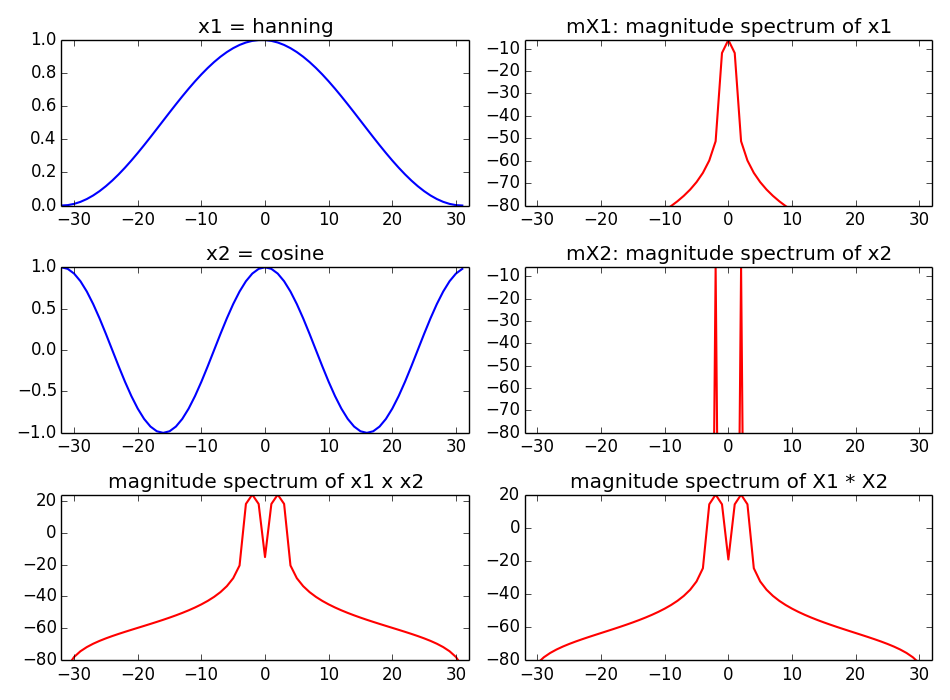

Python code for this plot:
import matplotlib.pyplot as plt
import numpy as np
from scipy.fftpack import fft, fftshift

plt.figure(1, figsize=(9.5, 7))
M = 64
N = 64
x1 = np.hanning(M)
x2 = np.cos(2*np.pi*2/M*np.arange(M))
y1 = x1*x2
mY1 = 20 * np.log10(np.abs(fftshift(fft(y1, N))))

plt.subplot(3,2,1)
plt.title('x1 = hanning')
plt.plot(np.arange(-M/2, M/2), x1, lw=1.5)
plt.axis([-M/2,M/2,0,1])

plt.subplot(3,2,3)
plt.title('x2 = cosine')
plt.plot(np.arange(-M/2, M/2),x2, lw=1.5)
plt.axis([-M/2,M/2,-1,1])

plt.subplot(3,2,5)
plt.title('magnitude spectrum of x1 x x2')
plt.plot(np.arange(-N/2, N/2),mY1, 'r', lw=1.5)
plt.axis([-N/2,N/2,-80,max(mY1)])

Y2 = np.convolve(fftshift(fft(x1, M)), fftshift(fft(x2, M)))
mY2 = 20 * np.log10(np.abs(Y2)) - 40
mX1 = 20 * np.log10(np.abs(fftshift(fft(x1, M)))/M)
mX2 = 20 * np.log10(np.abs(fftshift(fft(x2, M)))/M)

plt.subplot(3,2,2)
plt.title('mX1: magnitude spectrum of x1')
plt.plot(np.arange(-N/2, N/2),mX1, 'r', lw=1.5)
plt.axis([-N/2,N/2,-80,max(mX1)])

plt.subplot(3,2,4)
plt.title('mX2: magnitude spectrum of x2')
plt.plot(np.arange(-N/2, N/2),mX2, 'r', lw=1.5)
plt.axis([-N/2,N/2,-80,max(mX2)])

plt.subplot(3,2,6)
plt.title('magnitude spectrum of X1 * X2')
plt.plot(np.arange(-N/2, N/2),mY2[M/2:M+M/2], 'r', lw=1.5)
plt.axis([-N/2,N/2,-80,max(mY2)])

plt.tight_layout()
plt.savefig('convolution-2.png')
plt.show()
